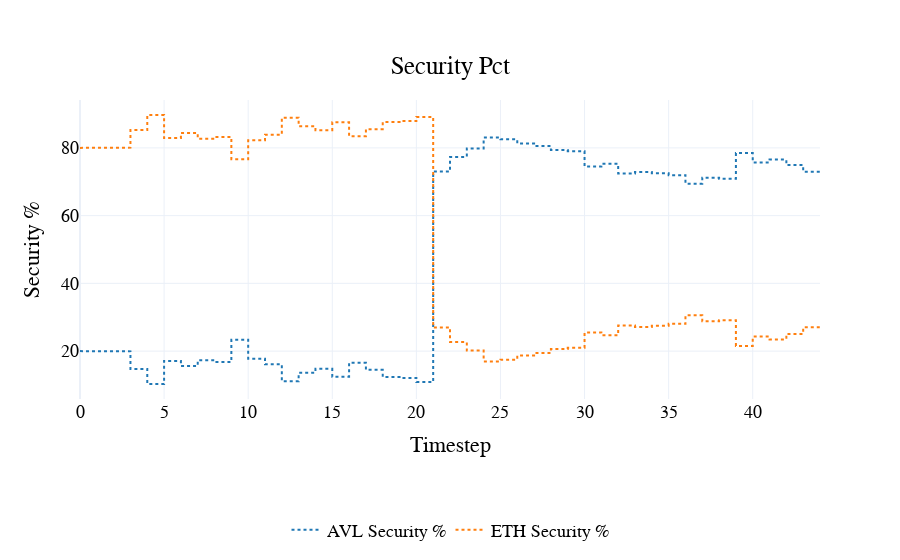

The notebook cell this image was saved under:
### Code cell
fig= visualizations.plot_security_pct(
    df
)
pio.show(fig)

### Figure 1 — Plotly figure (JSON) as saved in the notebook; plotly's stock layout.template omitted (floating-point values rounded to 4 significant figures; data arrays with more than 128 entries replaced by an {"elided": "..."} marker saying what was removed)
{"data": [{"line": {"color": "#1f77b4", "dash": "dot"}, "name": "AVL Security %", "type": "scatter", "x": {"elided": "309 int values"}, "y": {"elided": "309 float values"}}, {"line": {"color": "#ff7f0e", "dash": "dot"}, "name": "ETH Security %", "type": "scatter", "x": {"elided": "309 int values"}, "y": {"elided": "309 float values"}}], "layout": {"font": {"color": "black", "family": "Arial", "size": 18}, "hovermode": "x unified", "legend": {"orientation": "h", "x": 0.5, "xanchor": "center", "y": -0.5, "yanchor": "bottom"}, "paper_bgcolor": "rgba(255, 255, 255, 1)", "plot_bgcolor": "rgba(255, 255, 255, 1)", "title": {"text": "Security Pct", "x": 0.5, "xanchor": "center", "y": 0.9, "yanchor": "top"}, "xaxis": {"title": {"text": "Timestep"}}, "yaxis": {"title": {"text": "Security %"}}}}
